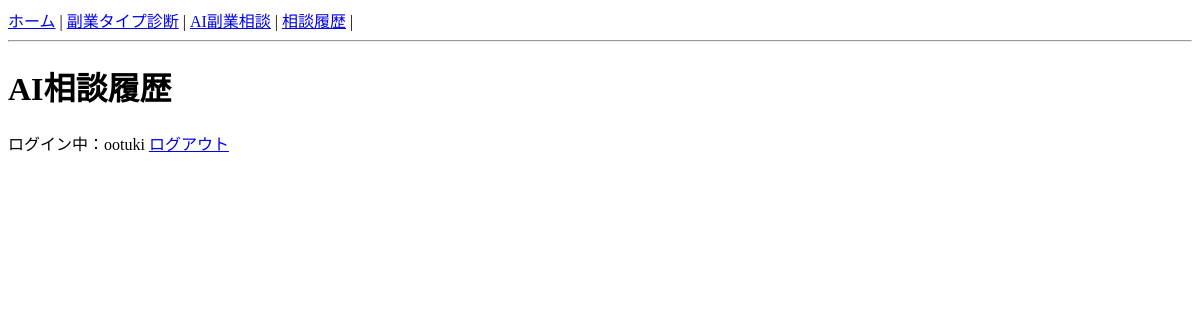
/history/ (signed in), run on an earlier commit of the app's database.
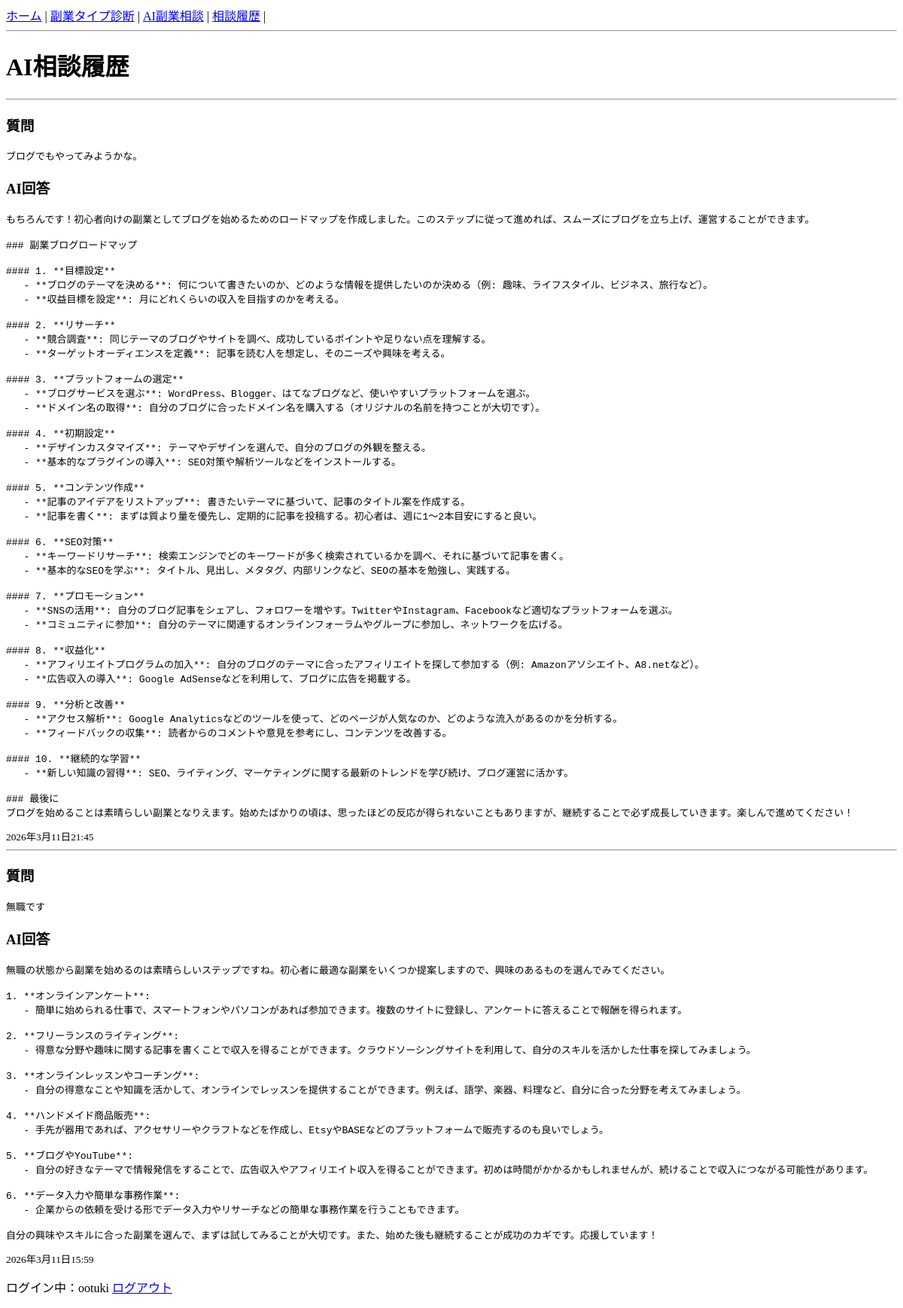
And on a later commit of the database.
### snippets/models.py (models this page shows)
class AIChat(models.Model):
    user = models.ForeignKey(User, on_delete=models.CASCADE)
    question = models.TextField()
    answer = models.TextField()
    created_at = models.DateTimeField(auto_now_add=True)

### snippets/views.py (the view)
# urls.py: path("history/", views.history),
@login_required
def history(request):
    chats = AIChat.objects.filter(user=request.user).order_by("-created_at")
    return render(
        request,
        "snippets/history.html",
        {"chats": chats},
    )

### snippets/templates/snippets/history.html
{% extends "base.html" %}
{% block content %}
<h1>AI相談履歴</h1>
{% for chat in chats %}
<hr>
<h3>質問</h3>
<pre>{{ chat.question }}</pre>
<h3>AI回答</h3>
<pre>{{ chat.answer }}</pre>
<small>{{ chat.created_at }}</small>
{% endfor %}
{% endblock %}

### snippets/templates/base.html (shortened to what this page needs)
<!DOCTYPE html>
<html>
<head>
</head>
<body>
<nav>
<a href="/">ホーム</a> |
<a href="/type-diagnosis/">副業タイプ診断</a> |
<a href="/diagnosis/">AI副業相談</a> |
<a href="/history/">相談履歴</a> |
</nav>
<hr>
{% block content %}
{% endblock %}
{% if user.is_authenticated %}
<p>
ログイン中：{{ user.username }}
<a href="/accounts/logout/">ログアウト</a>
</p>
{% endif %}
</body>
</html>

What changed in the data, as far as the page shows it:
added AIChat: question "ブログでもやってみようかな。", answer "もちろんです！初心者向けの副業としてブログを始めるためのロードマップを作成しました。このステップに従って進めれば、スムーズにブログを立ち上げ、運営することができます。 ### 副業ブログロードマップ #### 1. **目標設定** - **ブログのテーマを決める**: 何について書きたいのか、どのような情報を提供したいのか決める（例: 趣味、ライフスタイル、ビジネス、旅行など）。 - **収益目標を設定**: 月にどれくらいの収入を目指すのかを考える。 #### 2. **リサーチ** - **競合調査**: 同じテーマのブログやサイトを調べ、成功しているポイントや足りない点を理解する。 - **ターゲットオーディエンスを定義**: 記事を読む人を想定し、そのニーズや興味を考える。 #### 3. **プラットフォームの選定** - **ブログサービスを選ぶ**: WordPress、Blogger、はてなブログなど、使いやすいプラットフォームを選ぶ。 - **ドメイン名の取得**: 自分のブログに合ったドメイン名を購入する（オリジナルの名前を持つことが大切です）。 #### 4. **初期設定** - **デザインカスタマイズ**: テーマやデザインを選んで、自分のブログの外観を整える。 - **基本的なプラグインの導入**: SEO対策や解析ツールなどをインストールする。 #### 5. **コンテンツ作成** - **記事のアイデアをリストアップ**: 書きたいテーマに基づいて、記事のタイトル案を作成する。 - **記事を書く**:…", created_at "2026年3月11日21:45"
added AIChat: question "無職です", answer "無職の状態から副業を始めるのは素晴らしいステップですね。初心者に最適な副業をいくつか提案しますので、興味のあるものを選んでみてください。 1. **オンラインアンケート**: - 簡単に始められる仕事で、スマートフォンやパソコンがあれば参加できます。複数のサイトに登録し、アンケートに答えることで報酬を得られます。 2. **フリーランスのライティング**: - 得意な分野や趣味に関する記事を書くことで収入を得ることができます。クラウドソーシングサイトを利用して、自分のスキルを活かした仕事を探してみましょう。 3. **オンラインレッスンやコーチング**: - 自分の得意なことや知識を活かして、オンラインでレッスンを提供することができます。例えば、語学、楽器、料理など、自分に合った分野を考えてみましょう。 4. **ハンドメイド商品販売**: - 手先が器用であれば、アクセサリーやクラフトなどを作成し、EtsyやBASEなどのプラットフォームで販売するのも良いでしょう。 5. **ブログやYouTube**: - 自分の好きなテーマで情報発信をすることで、広告収入やアフィリエイト収入を得ることができます。初めは時間がかかるかもしれませんが、続けることで収入につながる可能性があります。 6. **データ入力や簡単な事務作業**: - 企業からの依頼を受ける形でデータ入力やリサーチなどの簡単な事務作業を行うこともできます。 自分の興味やスキルに合った副業を選んで、まずは試してみることが大切です。また、始めた後も継続することが成功のカギです。応援しています！", created_at "2026年3月11日15:59"
